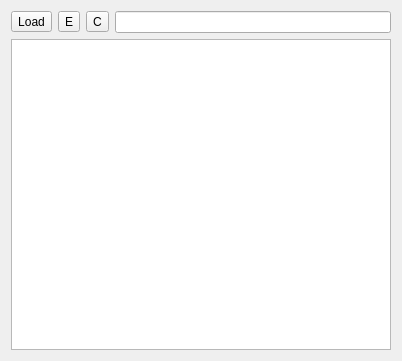
<?xml version="1.0" encoding="UTF-8"?>
<ui version="4.0">
 <class>VarLoader</class>
 <widget class="QWidget" name="VarLoader">
  <property name="geometry">
   <rect>
    <x>0</x>
    <y>0</y>
    <width>402</width>
    <height>361</height>
   </rect>
  </property>
  <property name="windowTitle">
   <string>Form</string>
  </property>
  <layout class="QGridLayout" name="gridLayout">
   <item row="0" column="0">
    <widget class="QToolButton" name="loadButton">
     <property name="text">
      <string>Load</string>
     </property>
    </widget>
   </item>
   <item row="0" column="1">
    <widget class="QToolButton" name="expandButton">
     <property name="text">
      <string>E</string>
     </property>
    </widget>
   </item>
   <item row="0" column="2">
    <widget class="QToolButton" name="collapseButton">
     <property name="text">
      <string>C</string>
     </property>
    </widget>
   </item>
   <item row="0" column="3">
    <widget class="QLineEdit" name="searchField"/>
   </item>
   <item row="1" column="0" colspan="4">
    <widget class="QTreeView" name="treeView">
     <property name="autoFillBackground">
      <bool>true</bool>
     </property>
    </widget>
   </item>
  </layout>
 </widget>
 <resources/>
 <connections/>
</ui>
